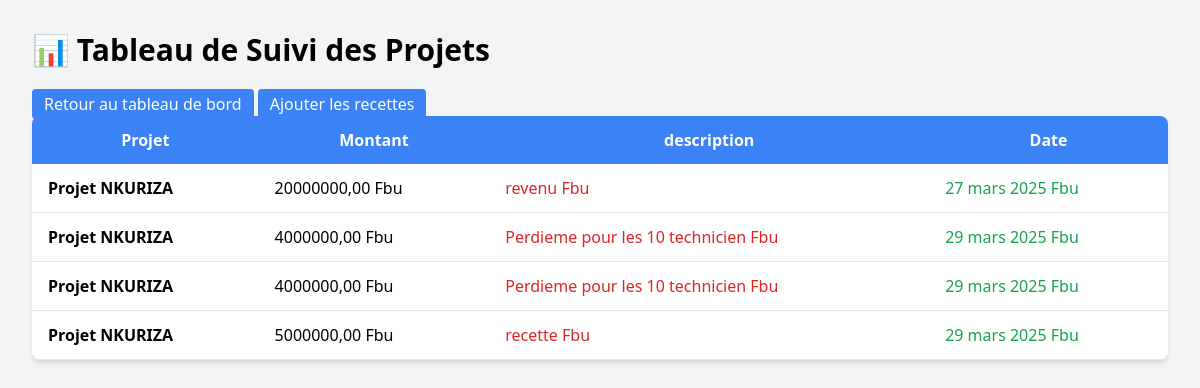
/Suivi/afficherecette/, run on the app's committed database.
### AppSuivi/models.py (models this page shows, shortened)
class Recette(models.Model):
    projet = models.ForeignKey(Projet, on_delete=models.CASCADE)
    montant = models.DecimalField(max_digits=12, decimal_places=2)
    description = models.TextField()
    date = models.DateField()

class Projet(models.Model):
    STATUT_CHOICES = [
        ('En cours', 'En cours'),
        ('Terminé', 'Terminé'),
        ('Évalué', 'Évalué')
    ]
    nom = models.CharField(max_length=100)
    description = models.TextField()
    budget_prevu = models.DecimalField(max_digits=12, decimal_places=2)
    date_debut = models.DateField()
    date_fin = models.DateField()
    statut = models.CharField(max_length=20, choices=STATUT_CHOICES, default='En cours')
    responsable = models.ForeignKey(User, on_delete=models.SET_NULL, null=True)

### AppSuivi/viewsrecette.py (the view)
# urls.py: path('afficherecette/', recette, name='recette'),
def recette(request):
    recettes = Recette.objects.all()
    return render(request, 'recette.html',{'recettes':recettes})

### AppSuivi/templates/recette.html (shortened to what this page needs)
{% load static %}
<!DOCTYPE html>
<html lang="fr">
<head>
    <script src="https://cdn.tailwindcss.com"></script>
</head>
<body class="bg-gray-100 p-8">
    <h1 class="text-3xl font-bold mb-6">📊 Tableau de Suivi des Projets</h1> <td class="py-3 px-4">
        <a href="{% url 'tableau' %}" class="bg-blue-500 text-white px-3 py-1 rounded hover:bg-blue-600">Retour au tableau de bord</a>
        <a href="{% url 'ajouter_recette' %}" class="bg-blue-500 text-white px-3 py-1 rounded hover:bg-blue-600">Ajouter les recettes</a>
    </td>
    <table class="min-w-full bg-white rounded-lg shadow-md overflow-hidden">
        <thead class="bg-blue-500 text-white">
            <tr>
                <th class="py-3 px-4">Projet</th>
                <th class="py-3 px-4">Montant</th>
                <th class="py-3 px-4">description</th>
                <th class="py-3 px-4">Date</th>
            </tr>
        </thead>
        <tbody>
            {% for recette in recettes %}
            <tr class="border-b hover:bg-gray-100">
                <td class="py-3 px-4 font-semibold">{{ recette.projet.nom }}</td>
                <td class="py-3 px-4">{{ recette.montant}} Fbu</td>
                <td class="py-3 px-4 text-red-600">{{ recette.description }} Fbu</td>
                <td class="py-3 px-4 text-green-600">{{ recette.date }} Fbu</td>
            </tr>
            {% endfor %}
        </tbody>
    </table>
</body>
</html>

### data on the page
Recette: projet.nom "Projet NKURIZA", montant "20000000,00", description "revenu", date "27 mars 2025"
Recette: projet.nom "Projet NKURIZA", montant "4000000,00", description "Perdieme pour les 10 technicien", date "29 mars 2025"
Recette: projet.nom "Projet NKURIZA", montant "4000000,00", description "Perdieme pour les 10 technicien", date "29 mars 2025"
Recette: projet.nom "Projet NKURIZA", montant "5000000,00", description "recette", date "29 mars 2025"
